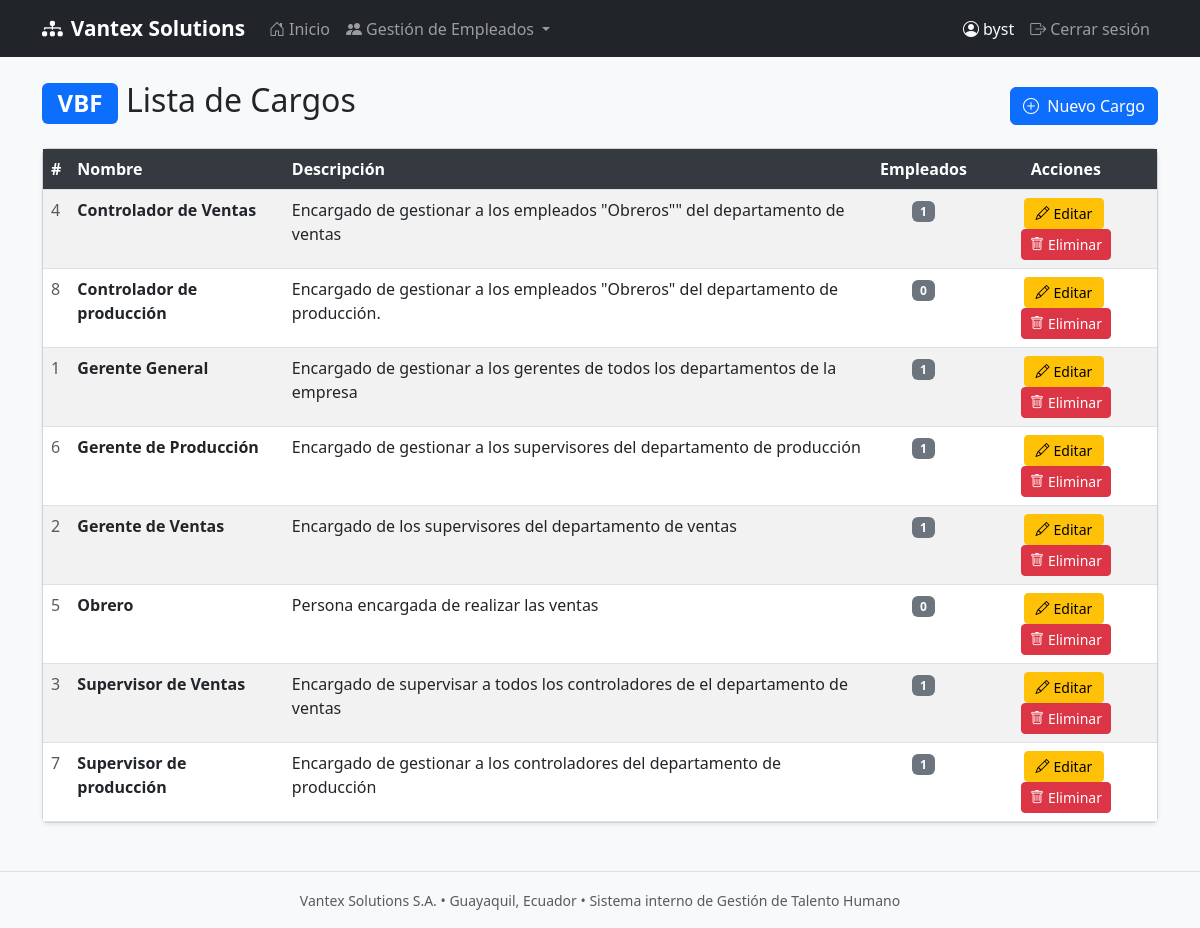
Page /vbf/cargos/ (signed in) on the committed database.
### empleados/models.py (models this page shows, shortened)
class Cargo(models.Model):
    nombre = models.CharField(max_length=100)
    descripcion = models.CharField(max_length=200, blank=True, null=True)
    class Meta:
        verbose_name = 'Cargo'
        verbose_name_plural = 'Cargos'
        ordering = ['nombre']

### empleados/views_vbf.py (the view)
@login_required
def cargo_lista_vbf(request):
    cargos = Cargo.objects.all()
    return render(request, 'empleados/vbf/cargo_lista.html', {'cargos': cargos})

### empleados/templates/empleados/vbf/cargo_lista.html (shortened to what this page needs)
{% extends 'empleados/base.html' %}
{% block content %}
<div class="d-flex justify-content-between align-items-center mb-3">
    <h2><span class="badge bg-primary me-2">VBF</span>Lista de Cargos</h2>
    <a href="{% url 'vbf:cargo_crear' %}" class="btn btn-primary">
        <i class="bi bi-plus-circle me-1"></i> Nuevo Cargo
    </a>
</div>
{% if cargos %}
<div class="card shadow-sm">
    <div class="card-body p-0">
        <table class="table table-hover table-striped mb-0">
            <thead>
                <tr>
                    <th>#</th>
                    <th>Nombre</th>
                    <th>Descripción</th>
                    <th class="text-center">Empleados</th>
                    <th class="text-center">Acciones</th>
                </tr>
            </thead>
            <tbody>
                {% for cargo in cargos %}
                <tr>
                    <td class="text-muted">{{ cargo.id }}</td>
                    <td><strong>{{ cargo.nombre }}</strong></td>
                    <td>{{ cargo.descripcion|default:"—" }}</td>
                    <td class="text-center">
                        <span class="badge bg-secondary">{{ cargo.empleados.count }}</span>
                    </td>
                    <td class="text-center">
                        <a href="{% url 'vbf:cargo_editar' cargo.id %}" class="btn btn-sm btn-warning btn-action me-1">
                            <i class="bi bi-pencil me-1"></i>Editar
                        </a>
                        <a href="{% url 'vbf:cargo_eliminar' cargo.id %}" class="btn btn-sm btn-danger btn-action">
                            <i class="bi bi-trash me-1"></i>Eliminar
                        </a>
                    </td>
                </tr>
                {% endfor %}
            </tbody>
        </table>
    </div>
</div>
{% else %}
<div class="alert alert-info">
    <i class="bi bi-info-circle me-2"></i>No hay cargos registrados.
    <a href="{% url 'vbf:cargo_crear' %}" class="alert-link">Registrar el primero</a>.
</div>
{% endif %}
{% endblock %}

### empleados/templates/empleados/base.html (shortened to what this page needs)
<!DOCTYPE html>
<html lang="es">
<head>
    <link href="https://cdn.jsdelivr.net/npm/bootstrap@5.3.0/dist/css/bootstrap.min.css" rel="stylesheet">
    <link href="https://cdn.jsdelivr.net/npm/bootstrap-icons@1.10.5/font/bootstrap-icons.css" rel="stylesheet">
</head>
<body>
<nav class="navbar navbar-expand-lg navbar-dark bg-dark mb-4">
    <div class="container">
        <a class="navbar-brand" href="{% url 'home' %}">
            <i class="bi bi-diagram-3-fill me-2"></i>Vantex Solutions
        </a>
        <div class="collapse navbar-collapse" id="navbarNav">
            <ul class="navbar-nav me-auto">
                <li class="nav-item">
                    <a class="nav-link" href="{% url 'home' %}">
                        <i class="bi bi-house-door me-1"></i>Inicio
                    </a>
                </li>
                <li class="nav-item dropdown">
                    <a class="nav-link dropdown-toggle" href="#" role="button" data-bs-toggle="dropdown">
                        <i class="bi bi-people-fill me-1"></i>Gestión de Empleados
                    </a>
                </li>
            </ul>
            <ul class="navbar-nav ms-auto">
                {% if user.is_authenticated %}
                <li class="nav-item">
                    <span class="nav-link text-light">
                        <i class="bi bi-person-circle me-1"></i>{{ user.username }}
                    </span>
                </li>
                <li class="nav-item">
                    <a class="nav-link" href="{% url 'signout' %}">
                        <i class="bi bi-box-arrow-right me-1"></i>Cerrar sesión
                    </a>
                </li>
                {% endif %}
            </ul>
        </div>
    </div>
</nav>
<div class="container">
    {% block content %}{% endblock %}
</div>
<footer class="text-center text-muted mt-5 py-3 border-top">
    <small>Vantex Solutions S.A. &bull; Guayaquil, Ecuador &bull; Sistema interno de Gestión de Talento Humano</small>
</footer>
</body>
</html>

### empleados/templates/empleados/base.html (style rules this page uses)
body { background-color: #f8f9fa; }
.navbar-brand { font-weight: 700; font-size: 1.3rem; }
.table th { background-color: #343a40; color: white; }
.btn-action { min-width: 80px; }

### rows in the picture
Cargo: id "4", nombre "Controlador de Ventas", descripcion "Encargado de gestionar a los empleados \"Obreros\"\" del departamento de ventas", empleados.count "1"
Cargo: id "8", nombre "Controlador de producción", descripcion "Encargado de gestionar a los empleados \"Obreros\" del departamento de producción.", empleados.count "0"
Cargo: id "1", nombre "Gerente General", descripcion "Encargado de gestionar a los gerentes de todos los departamentos de la empresa", empleados.count "1"
Cargo: id "6", nombre "Gerente de Producción", descripcion "Encargado de gestionar a los supervisores del departamento de producción", empleados.count "1"
Cargo: id "2", nombre "Gerente de Ventas", descripcion "Encargado de los supervisores del departamento de ventas", empleados.count "1"
Cargo: id "5", nombre "Obrero", descripcion "Persona encargada de realizar las ventas", empleados.count "0"
Cargo: id "3", nombre "Supervisor de Ventas", descripcion "Encargado de supervisar a todos los controladores de el departamento de ventas", empleados.count "1"
Cargo: id "7", nombre "Supervisor de producción", descripcion "Encargado de gestionar a los controladores del departamento de producción", empleados.count "1"

### other values in the picture
{{ user.username }} "byst"
